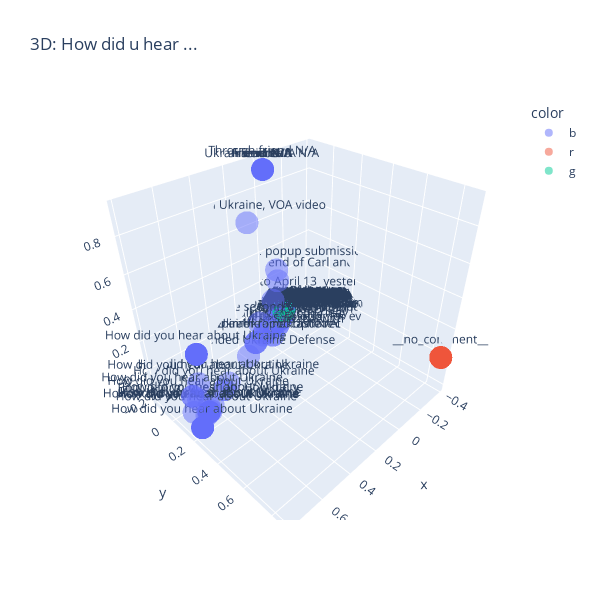

The notebook cell saved with this chart:
### Code cell
fig = px.scatter_3d(y_hat, x=x,y=y,z=z, opacity = .5, color=df_tidy['color'], title= "3D: How did u hear ...", text = labels, width=600, height=600)
fig.show()

### Figure 1 — Plotly figure (JSON) as saved in the notebook; plotly's stock layout.template omitted (floating-point values rounded to 4 significant figures; data arrays with more than 128 entries replaced by an {"elided": "..."} marker saying what was removed)
{"data": [{"hovertemplate": "color=b<br>x=%{x}<br>y=%{y}<br>z=%{z}<br>text=%{text}<extra></extra>", "legendgroup": "b", "marker": {"color": "#636efa", "opacity": 0.5, "symbol": "circle"}, "mode": "markers+text", "name": "b", "scene": "scene", "showlegend": true, "text": {"elided": "300 str values"}, "type": "scatter3d", "x": {"elided": "300 float values"}, "y": {"elided": "300 float values"}, "z": {"elided": "300 float values"}}, {"hovertemplate": "color=r<br>x=%{x}<br>y=%{y}<br>z=%{z}<br>text=%{text}<extra></extra>", "legendgroup": "r", "marker": {"color": "#EF553B", "opacity": 0.5, "symbol": "circle"}, "mode": "markers+text", "name": "r", "scene": "scene", "showlegend": true, "text": ["__no_comment__", "__no_comment__", "__no_comment__", "__no_comment__", "__no_comment__", "__no_comment__", "__no_comment__", "__no_comment__", "__no_comment__", "__no_comment__", "__no_comment__", "__no_comment__", "__no_comment__", "__no_comment__", "__no_comment__", "__no_comment__", "__no_comment__", "__no_comment__", "__no_comment__", "__no_comment__", "__no_comment__"], "type": "scatter3d", "x": [-0.3836, -0.3836, -0.3836, -0.3836, -0.3836, -0.3836, -0.3836, -0.3836, -0.3836, -0.3836, -0.3836, -0.3836, -0.3836, -0.3836, -0.3836, -0.3836, -0.3836, -0.3836, -0.3836, -0.3836, -0.3836], "y": [0.871, 0.871, 0.871, 0.871, 0.871, 0.871, 0.871, 0.871, 0.871, 0.871, 0.871, 0.871, 0.871, 0.871, 0.871, 0.871, 0.871, 0.871, 0.871, 0.871, 0.871], "z": [0.006092, 0.006092, 0.006092, 0.006092, 0.006092, 0.006092, 0.006092, 0.006092, 0.006092, 0.006092, 0.006092, 0.006092, 0.006092, 0.006092, 0.006092, 0.006092, 0.006092, 0.006092, 0.006092, 0.006092, 0.006092]}, {"hovertemplate": "color=g<br>x=%{x}<br>y=%{y}<br>z=%{z}<br>text=%{text}<extra></extra>", "legendgroup": "g", "marker": {"color": "#00cc96", "opacity": 0.5, "symbol": "circle"}, "mode": "markers+text", "name": "g", "scene": "scene", "showlegend": true, "text": ["telephone pole flyer \nN/A", "Flyer", "Flyer", "flyer", "Flyer on Burke / 45th St."], "type": "scatter3d", "x": [-0.09519, -0.09519, -0.09519, -0.09519, -0.09519], "y": [-0.08381, -0.08381, -0.08381, -0.08381, -0.08381], "z": [-0.01038, -0.01038, -0.01038, -0.01038, -0.01038]}], "layout": {"height": 600, "legend": {"title": {"text": "color"}, "tracegroupgap": 0}, "scene": {"domain": {"x": [0, 1], "y": [0, 1]}, "xaxis": {"title": {"text": "x"}}, "yaxis": {"title": {"text": "y"}}, "zaxis": {"title": {"text": "z"}}}, "title": {"text": "3D: How did u hear ..."}, "width": 600}}
